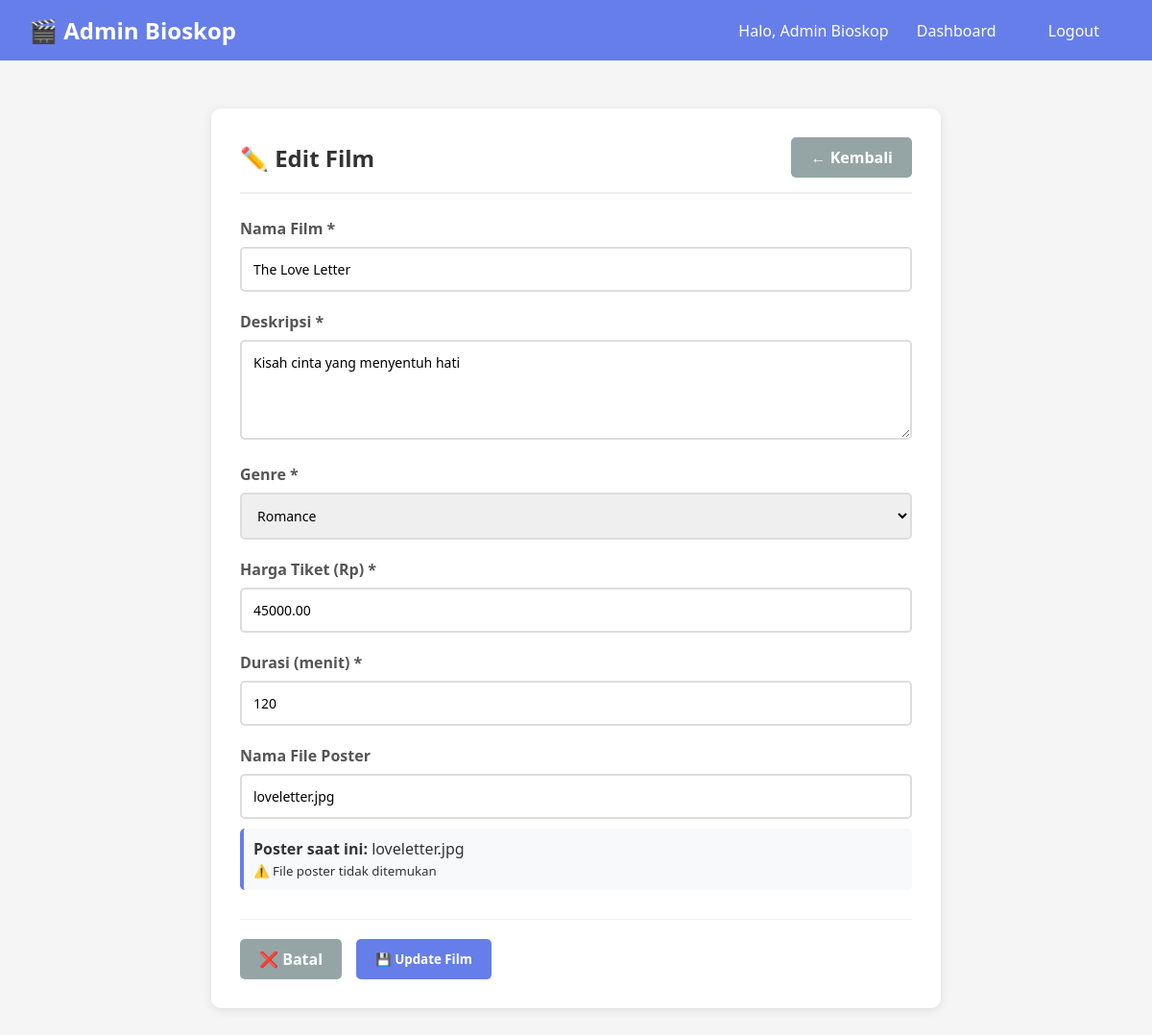
The page /admin1/edit_film.php?id=2 (signed in) on the database its author committed.
### tables this page shows
CREATE TABLE film (
    id_film INT PRIMARY KEY AUTO_INCREMENT,
    poster VARCHAR(255),
    nama VARCHAR(100) NOT NULL,
    deskripsi TEXT,
    genre VARCHAR(50),
    jadwal_tayang VARCHAR(50),
    harga DECIMAL(10,2),
    durasi INT
);

### admin1/edit_film.php (the view, shortened to what this page needs)
<?php
require_once '../config.php';
$id = $_GET['id'];
$stmt = $pdo->prepare("SELECT * FROM film WHERE id_film = ?");
$stmt->execute([$id]);
$film = $stmt->fetch(PDO::FETCH_ASSOC);
?>
<!DOCTYPE html>
<html lang="id">
<head>
</head>
<body>
    <div class="navbar">
        <h2>🎬 Admin Bioskop</h2>
        <div class="nav-links">
            <span>Halo, <?= $_SESSION['admin_nama'] ?></span>
            <a href="index.php">Dashboard</a>
            <a href="logout.php">Logout</a>
        </div>
    </div>
    <div class="container">
        <div class="card">
            <div class="card-header">
                <div class="card-title">✏️ Edit Film</div>
                <a href="index.php" class="btn btn-secondary">← Kembali</a>
            </div>
            <form method="POST">
                <div class="form-group">
                    <label>Nama Film *</label>
                    <input type="text" name="nama" value="<?= htmlspecialchars($film['nama']) ?>" required>
                </div>
                <div class="form-group">
                    <label>Deskripsi *</label>
                    <textarea name="deskripsi" rows="4" required><?= htmlspecialchars($film['deskripsi']) ?></textarea>
                </div>
                <div class="form-group">
                    <label>Genre *</label>
                    <select name="genre" required>
                        <option value="Romance" <?= $film['genre']=='Romance'?'selected':'' ?>>Romance</option>
                    </select>
                </div>
                <div class="form-group">
                    <label>Harga Tiket (Rp) *</label>
                    <input type="number" name="harga" value="<?= $film['harga'] ?>" required>
                </div>
                <div class="form-group">
                    <label>Durasi (menit) *</label>
                    <input type="number" name="durasi" value="<?= $film['durasi'] ?>" required>
                </div>
                <div class="form-group">
                    <label>Nama File Poster</label>
                    <input type="text" name="poster" value="<?= htmlspecialchars($film['poster']) ?>" placeholder="contoh: avengers.jpg">
                    <?php if (!empty($film['poster'])): ?>
                        <div class="current-poster">
                            <strong>Poster saat ini:</strong> <?= htmlspecialchars($film['poster']) ?>
                            <?php if(file_exists('../uploads/' . $film['poster'])): ?>
                                <br><small>✅ File poster ditemukan di folder uploads</small>
                            <?php else: ?>
                                <br><small>⚠️ File poster tidak ditemukan</small>
                            <?php endif; ?>
                        </div>
                    <?php endif; ?>
                </div>
                <div class="form-actions">
                    <a href="index.php" class="btn btn-secondary">❌ Batal</a>
                    <button type="submit" class="btn btn-primary">💾 Update Film</button>
                </div>
            </form>
        </div>
    </div>
</body>
</html>

### admin1/edit_film.php (style rules this page uses)
* { margin: 0; padding: 0; box-sizing: border-box; font-family: 'Segoe UI', Tahoma, Geneva, Verdana, sans-serif; }
body { background: #f5f5f5; color: #333; }
.navbar { background: #667eea; color: white; padding: 15px 30px; display: flex; justify-content: space-between; align-items: center; }
.navbar h2 { margin: 0; }
.nav-links a { color: white; text-decoration: none; margin: 0 10px; padding: 8px 15px; border-radius: 5px; }
.container { max-width: 800px; margin: 30px auto; padding: 20px; }
.card { background: white; border-radius: 10px; padding: 30px; box-shadow: 0 2px 10px rgba(0,0,0,0.1); }
.card-header { display: flex; justify-content: space-between; align-items: center; margin-bottom: 25px; padding-bottom: 15px; border-bottom: 2px solid #f0f0f0; }
.card-title { font-size: 24px; font-weight: bold; color: #333; }
.btn { padding: 10px 20px; border: none; border-radius: 5px; cursor: pointer; font-weight: bold; text-decoration: none; display: inline-block; text-align: center; transition: all 0.3s; }
.btn-primary { background: #667eea; color: white; }
.btn-secondary { background: #95a5a6; color: white; }
.form-group { margin-bottom: 20px; }
label { display: block; margin-bottom: 8px; font-weight: bold; color: #555; }
input, textarea, select { width: 100%; padding: 12px; border: 2px solid #ddd; border-radius: 5px; font-size: 14px; box-sizing: border-box; }
.form-actions { display: flex; gap: 15px; margin-top: 30px; padding-top: 20px; border-top: 1px solid #eee; }
.current-poster { margin-top: 10px; padding: 10px; background: #f8f9fa; border-radius: 5px; border-left: 4px solid #667eea; }

### rows shown on the page
film: nama "The Love Letter", deskripsi "Kisah cinta yang menyentuh hati", genre "Romance", harga "45000.00", durasi "120", poster "loveletter.jpg"

### other values the page prints
$_SESSION['admin_nama'] "Admin Bioskop"
